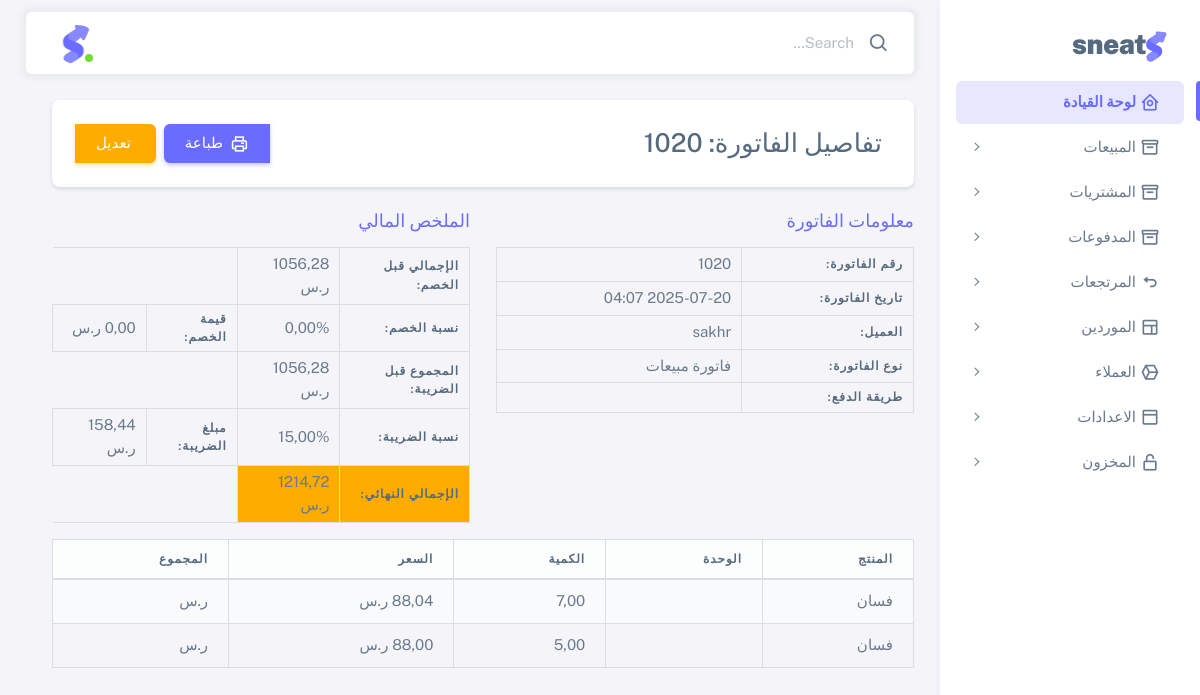
Screenshot of /sales/detail/2/ with the database file from the repository.
### invoices/models.py (models this page shows, shortened)
class Invoice(models.Model):
    INVOICE_TYPES = [
        ('sales', 'فاتورة مبيعات'),
        ('sales_return', 'مرتجع مبيعات'),
        ('purchase', 'فاتورة مشتريات'),
        ('purchase_return', 'مرتجع مشتريات'),
    ]
    INVOICE_STATUS_CHOICES = [
        ('unpaid', 'غير مدفوعة'),
        ('paid', 'مدفوعة'),
        ('cancelled', 'ملغاة'),
    ]
    company = models.ForeignKey(
        'CompanySettings',
        on_delete=models.SET_NULL,
        null=True,
        default=get_default_company,
        verbose_name="الشركة"
    )
    customer = models.ForeignKey(
        'Customer',
        on_delete=models.SET_NULL,
        null=True,
        blank=True,
        verbose_name="العميل"
    )
    supplier = models.ForeignKey(
        'Supplier',
        on_delete=models.SET_NULL,
        null=True,
        blank=True,
        verbose_name="المورد"
    )
    original_invoice = models.ForeignKey(
        'self',
        on_delete=models.SET_NULL,
        null=True,
        blank=True,
        related_name='returns',
        help_text="لفواتير المرتجعات",
        verbose_name="الفاتورة الأصلية"
    )
    invoice_type = models.CharField(max_length=20, choices=INVOICE_TYPES, default='sales', verbose_name="نوع الفاتورة")
    invoice_number = models.CharField(max_length=50, blank=True, verbose_name="رقم الفاتورة")
    status = models.CharField(max_length=20, choices=INVOICE_STATUS_CHOICES, default='unpaid', verbose_name="حالة الفاتورة",)
    invoice_date = models.DateTimeField(default=timezone.now, verbose_name="تاريخ ووقت الفاتورة")
    payment_method = models.ForeignKey(
        'PaymentMethod',
        on_delete=models.SET_NULL,
        null=True,
        blank=True,
        verbose_name="طريقة الدفع"
    )
    notes = models.TextField(null=True, blank=True, verbose_name="ملاحظات")
    return_reason = models.TextField(null=True, blank=True, default='0', verbose_name="سبب المرتجع")
    subtotal_before_discount = models.DecimalField(max_digits=10, decimal_places=2, default=Decimal('0.00'), verbose_name="الإجمالي قبل الخصم")
    discount_percentage = models.DecimalField(max_digits=5, decimal_places=2, default=Decimal('0.00'), verbose_name="نسبة الخصم %")
    discount = models.DecimalField(max_digits=10, decimal_places=2, default=Decimal('0.00'), verbose_name="قيمة الخصم")
    subtotal_before_tax = models.DecimalField(max_digits=10, decimal_places=2, default=Decimal('0.00'), verbose_name="المجموع قبل الضريبة")
    tax_rate = models.DecimalField(max_digits=5, decimal_places=2, default=Decimal('15.00'), verbose_name="نسبة الضريبة")
    tax_amount = models.DecimalField(max_digits=10, decimal_places=2, default=Decimal('0.00'), verbose_name="قيمة الضريبة")
    total_amount = models.DecimalField(max_digits=10, decimal_places=2, default=Decimal('0.00'), verbose_name="الصافي")
    qr_code = models.ImageField(upload_to='qr_codes/', null=True, blank=True, verbose_name="كود QR")
    due_date = models.DateField(null=True, blank=True, verbose_name="تاريخ الاستحقاق")
    is_posted = models.BooleanField(default=False, verbose_name="تم إنشاء القيد؟")
    class Meta:
        verbose_name = "فاتورة"
        verbose_name_plural = "الفواتير"
        unique_together = ('invoice_type', 'invoice_number')

class Customer(models.Model):
    name = models.CharField(max_length=255, verbose_name="اسم العميل")
    phone = models.CharField(max_length=20, null=True, blank=True, verbose_name="رقم الهاتف")
    email = models.EmailField(null=True, blank=True, verbose_name="البريد الإلكتروني")
    address_line = models.CharField(max_length=255, null=True, blank=True, verbose_name="عنوان الشارع")
    city = models.CharField(max_length=100, null=True, blank=True, verbose_name="المدينة")
    country = models.CharField(max_length=100, null=True, blank=True, default="المملكة العربية السعودية", verbose_name="البلد")
    vat_number = models.CharField(max_length=15, null=True, blank=True, verbose_name="الرقم الضريبي (إن وجد)")
    cr_number = models.CharField(max_length=50, null=True, blank=True, verbose_name="رقم السجل التجاري (إن وجد)")
    notes = models.TextField(null=True, blank=True, verbose_name="ملاحظات إضافية")
    credit_limit = models.DecimalField(null=True, blank=True, max_digits=10, decimal_places=2, default=Decimal('0.00'), verbose_name="حد الائتمان")
    class Meta:
        verbose_name = "عميل"
        verbose_name_plural = "عملاء"

class InvoiceItem(models.Model):
    invoice = models.ForeignKey(
        Invoice,
        on_delete=models.CASCADE,
        related_name='invoice_items',
        verbose_name='الفاتورة'
    )
    product = models.ForeignKey(
        'Product',
        on_delete=models.PROTECT,
        verbose_name='المنتج'
    )
    quantity = models.DecimalField(
        max_digits=10,
        decimal_places=2,
        verbose_name='الكمية',
        default=1
    )
    unit = models.ForeignKey(
        'UnitConversion',
        on_delete=models.SET_NULL,
        null=True,
        blank=True,
        verbose_name="الوحدة المختارة"
    )
    unit_price = models.DecimalField(
        max_digits=10,
        decimal_places=2,
        verbose_name="سعر الوحدة الأساسية (إفرادي)",
        default=0,
        help_text="هذا هو سعر الوحدة الأصغر دائماً (مثل الياردة أو الحبة)"
    )
    base_quantity_calculated = models.DecimalField(
        max_digits=10,
        decimal_places=2,
        default=0,
        editable=False,
        verbose_name='الكمية بالوحدة الأساسية (محسوبة)'
    )
    total_before_tax = models.DecimalField(
        max_digits=10,
        decimal_places=2,
        default=0,
        editable=False,
        verbose_name='المجموع قبل الضريبة'
    )
    class Meta:
        verbose_name = 'بند فاتورة'
        verbose_name_plural = 'بنود الفواتير'

class Product(models.Model):
    name_ar = models.CharField(max_length=255, verbose_name="اسم المنتج بالعربي")
    serial_number = models.CharField(max_length=255, unique=True, verbose_name="الرقم التسلسلي")
    category = models.ForeignKey(
        ProductCategory,
        on_delete=models.CASCADE,
        related_name="products",
        verbose_name="الصنف"
    )
    unit = models.ForeignKey(
        Unit,
        on_delete=models.SET_NULL,
        null=True,
        verbose_name="وحدة القياس"
    )
    price = models.DecimalField(max_digits=10, decimal_places=2, verbose_name="السعر")
    description = models.TextField(null=True, blank=True, verbose_name="الوصف")
    created_at = models.DateTimeField(auto_now_add=True, verbose_name="تاريخ الإنشاء")
    stock = models.PositiveIntegerField(default=999999999, verbose_name="الكمية المتاحة", blank=True)
    low_stock_threshold = models.PositiveIntegerField(default=10, verbose_name="حد التنبيه", null=True, blank=True)
    inventory_account = models.ForeignKey(
        ChartOfAccount,
        on_delete=models.SET_NULL,
        null=True,
        blank=True,
        related_name='inventory_products',
        verbose_name="حساب المخزون"
    )
    class Meta:
        verbose_name = "منتج"
        verbose_name_plural = "المنتجات"

### sales/views.py (the view)
# urls.py: path('sales/detail/<int:invoice_id>/', views.sales_invoice_detail, name='sales_invoice_detail'),
def sales_invoice_detail(request, invoice_id):
    invoice = get_object_or_404(Invoice, id=invoice_id, invoice_type='sales')
    context = {
        'invoice': invoice,
        'invoice_items': invoice.invoice_items.all(),  # أو الاستعلام المناسب
        'title': f'تفاصيل فاتورة المبيعات {invoice.invoice_number}'
    }
    return render(request, 'sales/invoice_detail.html', context)

### sales/templates/sales/invoice_detail.html (shortened to what this page needs)
{% extends 'base.html' %}
{% block content %}
  <div class="row">
    <div class="col-12">
      <div class="card shadow-sm mb-4">
        <div class="card-header d-flex justify-content-between align-items-center">
          <h3 class="m-0">
             تفاصيل الفاتورة: {{ invoice.invoice_number }}
          </h3>
          <div class="btn-group">
            <a href="{% url 'invoice_print_view' invoice.id %}" class="btn btn-primary">
              <span class="tf-icons bx bx-printer"></span>&nbsp; طباعة
            </a>
            <a href="{% url 'edit_sales_invoice' invoice.id %}" class="btn btn-warning me-2">
               تعديل
            </a>
          </div>
        </div>
      </div>
    </div>
  </div>
  <div class="row">
    <div class="col-md-6">
      <h5 class="text-primary">معلومات الفاتورة</h5>
      <table class="table table-bordered table-sm">
        <tr>
          <th>رقم الفاتورة:</th>
          <td>{{ invoice.invoice_number }}</td>
        </tr>
        <tr>
          <th>تاريخ الفاتورة:</th>
          <td>{{ invoice.invoice_date|date:"Y-m-d H:i" }}</td>
        </tr>
        <tr>
          <th>العميل:</th>
          <td>{{ invoice.customer.name }}</td>
        </tr>
        <tr>
          <th>نوع الفاتورة:</th>
          <td>{{ invoice.get_invoice_type_display }}</td>
        </tr>
        <tr>
          <th>طريقة الدفع:</th>
          <td>{{ invoice.get_payment_method_display }}</td>
        </tr>
      </table>
    </div>
    <div class="col-md-6">
      <h5 class="text-primary">الملخص المالي</h5>
      <table class="table table-bordered table-sm">
        <tr>
          <th>الإجمالي قبل الخصم:</th>
          <td>{{ invoice.subtotal_before_discount|floatformat:2 }} ر.س</td>
        </tr>
        <tr>
          <th>نسبة الخصم:</th>
          <td>{{ invoice.discount_percentage|floatformat:2 }}%</td>
          <th>قيمة الخصم:</th>
          <td>{{ invoice.discount|floatformat:2 }} ر.س</td>
        </tr>
        <tr>
          <th>المجموع قبل الضريبة:</th>
          <td>{{ invoice.subtotal_before_tax|floatformat:2 }} ر.س</td>
        </tr>
        <tr>
          <th>نسبة الضريبة:</th>
          <td>{{ invoice.tax_rate|floatformat:2 }}%</td>
          <th>مبلغ الضريبة:</th>
          <td>{{ invoice.tax_amount|floatformat:2 }} ر.س</td>
        </tr>
        <tr class="bg-primary text-white">
          <th>الإجمالي النهائي:</th>
          <td>{{ invoice.total_amount|floatformat:2 }} ر.س</td>
        </tr>
      </table>
    </div>
  </div>
  <div class="row mb-4">
    <div class="col-12">
      <div class="table-responsive">
        <table class="table table-striped table-bordered">
          <thead class="bg-light">
            <tr>
              <th>المنتج</th>
              <th>الوحدة</th>
              <th>الكمية</th>
              <th>السعر</th>
              <th>المجموع</th>
            </tr>
          </thead>
          <tbody>
            {% for item in invoice_items %}
            <tr>
              <td>{{ item.product.name_ar }}</td>
              <td>
              </td>
              <td>{{ item.quantity }}</td>
              <td>{{ item.unit_price|floatformat:2 }} ر.س</td>
              <td>{{ item.total|floatformat:2 }} ر.س</td>
            </tr>
            {% endfor %}
          </tbody>
        </table>
      </div>
    </div>
  </div>
{% endblock %}

### templates/base.html (style rules this page uses)
.bg-primary { background-color: #ffab00 !important; }

### rows the page displays
Invoice: invoice_number "1020", invoice_date "2025-07-20 04:07", customer.name "sakhr", invoice_type "فاتورة مبيعات", subtotal_before_discount "1056,28", discount_percentage "0,00", subtotal_before_tax "1056,28", tax_rate "15,00", tax_amount "158,44", total_amount "1214,72"
InvoiceItem: product.name_ar "فسان", quantity "7,00"
InvoiceItem: product.name_ar "فسان", quantity "5,00"
